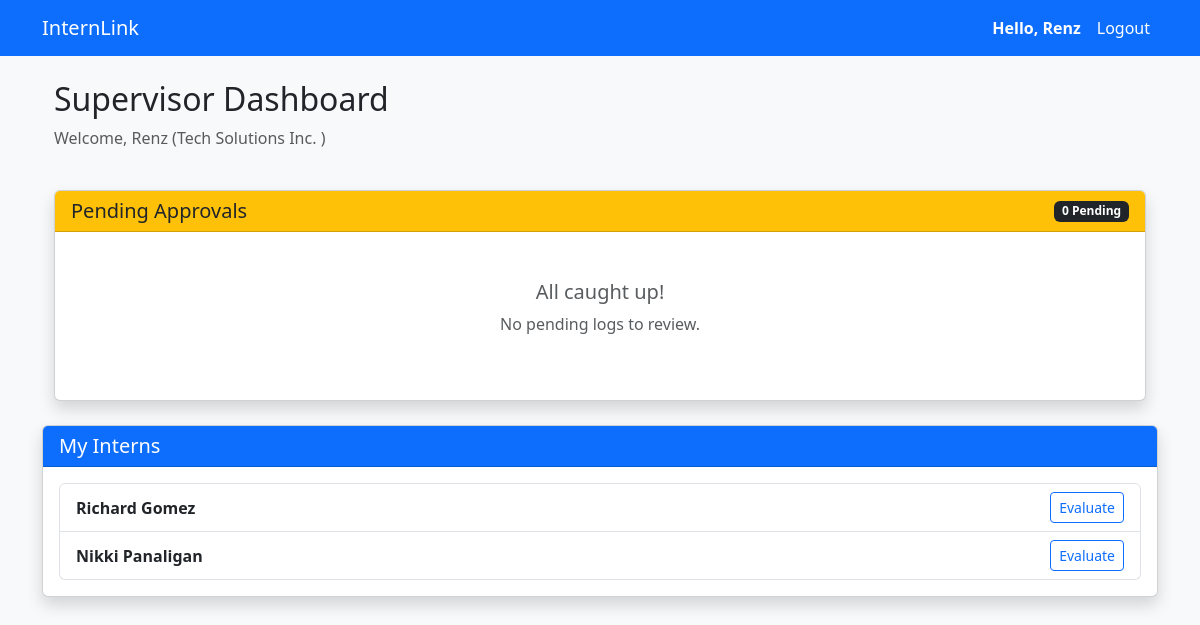
Page /dashboard/ (signed in) on the committed database.
### app/models.py (models this page shows, shortened)
class User(AbstractUser):
    class Role(models.TextChoices):
        STUDENT = "student", "Student"
        COORDINATOR = "coordinator", "Coordinator"
        SUPERVISOR = "supervisor", "Supervisor"
    email = models.EmailField(unique=True)
    role = models.CharField(max_length=20, choices=Role.choices)

class SupervisorProfile(models.Model):
    user = models.OneToOneField(
        settings.AUTH_USER_MODEL,
        on_delete=models.CASCADE,
        related_name="supervisor_profile",
    )
    company = models.ForeignKey(
        "Company", on_delete=models.CASCADE, related_name="supervisors"
    )
    position = models.CharField(max_length=100)
    contact_number = models.CharField(max_length=20, blank=True, null=True)

class Company(models.Model):
    name = models.CharField(max_length=255)
    address = models.TextField()
    contact_person = models.CharField(max_length=255, blank=True, null=True)
    contact_email = models.EmailField(blank=True, null=True)
    contact_number = models.CharField(max_length=20, blank=True, null=True)

class Internship(models.Model):
    student = models.ForeignKey(
        "StudentProfile", on_delete=models.CASCADE, related_name="internships"
    )
    company = models.ForeignKey(
        "Company", on_delete=models.CASCADE, related_name="internships"
    )
    supervisor = models.ForeignKey(
        "SupervisorProfile",
        on_delete=models.SET_NULL,
        null=True,
        blank=True,
        related_name="internships",
    )
    coordinator = models.ForeignKey(
        "CoordinatorProfile",
        on_delete=models.SET_NULL,
        null=True,
        blank=True,
        related_name="internships",
    )
    start_date = models.DateField()
    end_date = models.DateField()
    required_hours = models.PositiveIntegerField(default=240)
    status = models.CharField(
        max_length=20,
        choices=[
            ("ongoing", "Ongoing"),
            ("completed", "Completed"),
            ("terminated", "Terminated"),
            ("pending", "Pending"),
        ],
        default="pending",
    )

class StudentProfile(models.Model):
    user = models.OneToOneField(
        settings.AUTH_USER_MODEL,
        on_delete=models.CASCADE,
        related_name="student_profile",
    )
    student_number = models.CharField(max_length=50, unique=True, null=True, blank=True)
    course = models.CharField(max_length=100, null=True, blank=True)
    year_level = models.IntegerField(null=True, blank=True)
    contact_number = models.CharField(max_length=20, null=True, blank=True)

### app/views.py (the view, shortened to what this page needs)
# urls.py: path("dashboard/", views.dashboard_view, name="dashboard"),
@login_required
def dashboard_view(request):
    user = request.user
    if user.role == User.Role.STUDENT:
        student_profile = user.student_profile
        active_internship = Internship.objects.filter(
            student=student_profile, status="ongoing"
        ).first()
        total_hours = 0
        recent_logs = []
        required_hours = 600
        completion_percent = 0
        if active_internship:
            required_hours = active_internship.required_hours
            hours_data = active_internship.daily_logs.filter(
                is_verified=True
            ).aggregate(Sum("hours_rendered"))
            total_hours = hours_data["hours_rendered__sum"] or 0
            if required_hours > 0:
                completion_percent = (total_hours / required_hours) * 100
            recent_logs = active_internship.daily_logs.order_by("-date")[:5]
        context = {
            "profile": student_profile,
            "internship": active_internship,
            "total_hours": total_hours,
            "required_hours": required_hours,
            "completion_percent": round(completion_percent, 1),
            "recent_logs": recent_logs,
        }
        return render(request, "app/student_dashboard.html", context)
    elif user.role == User.Role.SUPERVISOR:
        supervisor_profile = user.supervisor_profile
        pending_logs = DailyLog.objects.filter(
            internship__supervisor=supervisor_profile, is_verified=False
        ).order_by("date")
        my_internships = Internship.objects.filter(
            supervisor=supervisor_profile, status="ongoing"
        )
        context = {
            "supervisor": supervisor_profile,
            "pending_logs": pending_logs,
            "my_internships": my_internships,
        }
        return render(request, "app/supervisor_dashboard.html", context)
    return render(request, "app/error_dashboard.html")

### app/templates/app/supervisor_dashboard.html (shortened to what this page needs)
{% extends 'app/base.html' %} {% block content %}
<div class="container">
  <div class="row mb-4">
    <div class="col-12">
      <h2>Supervisor Dashboard</h2>
      <p class="text-muted">
        Welcome, {{ supervisor.user.first_name }} ({{ supervisor.company.name }}
        )
      </p>
    </div>
  </div>
  <div class="card shadow">
    <div
      class="card-header bg-warning text-dark d-flex justify-content-between align-items-center">
      <h5 class="mb-0">Pending Approvals</h5>
      <span class="badge bg-dark">{{ pending_logs.count }} Pending</span>
    </div>
    <div class="card-body p-0">
      {% if pending_logs %}
      <div class="table-responsive">
        <table class="table table-hover mb-0">
          <thead class="table-light">
            <tr>
              <th>Student</th>
              <th>Date</th>
              <th>Hours</th>
              <th>Task Summary</th>
              <th>Action</th>
            </tr>
          </thead>
          <tbody>
            {% for log in pending_logs %}
            <tr>
              <td class="fw-bold">
                {{ log.internship.student.user.first_name }}
              </td>
              <td>{{ log.date }}</td>
              <td>{{ log.hours_rendered }}</td>
              <td>{{ log.work_description|truncatechars:50 }}</td>
              <td>
                <a
                  href="{% url 'approve_log' log.id %}"
                  class="btn btn-sm btn-success">
                  Approve
                </a>
              </td>
            </tr>
            {% endfor %}
          </tbody>
        </table>
      </div>
      {% else %}
      <div class="p-5 text-center text-muted">
        <h5>All caught up!</h5>
        <p>No pending logs to review.</p>
      </div>
      {% endif %}
    </div>
  </div>
</div>
<div class="card shadow mt-4">
  <div class="card-header bg-primary text-white">
    <h5 class="mb-0">My Interns</h5>
  </div>
  <div class="card-body">
    {% if my_internships %}
    <ul class="list-group">
      {% for intern in my_internships %}
      <li
        class="list-group-item d-flex justify-content-between align-items-center">
        <div>
          <strong>{{ intern.student.user.get_full_name }}</strong>
          <br />
        </div>
        <a
          href="{% url 'evaluate_student' intern.id %}"
          class="btn btn-sm btn-outline-primary">
          Evaluate
        </a>
      </li>
      {% endfor %}
    </ul>
    {% else %}
    <p class="text-muted">No active interns assigned.</p>
    {% endif %}
  </div>
</div>
{% endblock %}

### app/templates/app/base.html (shortened to what this page needs)
<!DOCTYPE html>
<html lang="en">
  <head>
    <link
      href="https://cdn.jsdelivr.net/npm/bootstrap@5.3.0/dist/css/bootstrap.min.css"
      rel="stylesheet" />
  </head>
  <body class="bg-light">
    <nav class="navbar navbar-expand-lg navbar-dark bg-primary">
      <div class="container">
        <a class="navbar-brand" href="{% url 'dashboard' %}">InternLink</a>
        <div class="collapse navbar-collapse">
          <ul class="navbar-nav ms-auto">
            {% if user.is_authenticated %}
            <li class="nav-item">
              <span class="nav-link text-white fw-bold">
                Hello, {{ user.first_name|default:user.username }}
              </span>
            </li>
            <li class="nav-item">
              <form action="{% url 'logout' %}" method="post" class="d-inline">
                <button
                  type="submit"
                  class="nav-link btn btn-link text-white"
                  style="text-decoration: none">
                  Logout
                </button>
              </form>
            </li>
            {% endif %}
          </ul>
        </div>
      </div>
    </nav>
    <div class="container mt-4">
       {% block content %} {% endblock %}
    </div>
  </body>
</html>

### rows in the picture
User: first_name "Renz"
SupervisorProfile: user.first_name "Renz", company.name "Tech Solutions Inc."
Internship: student.user.get_full_name "Richard Gomez"
Internship: student.user.get_full_name "Nikki Panaligan"

### other values in the picture
{{ pending_logs.count }} "0"
